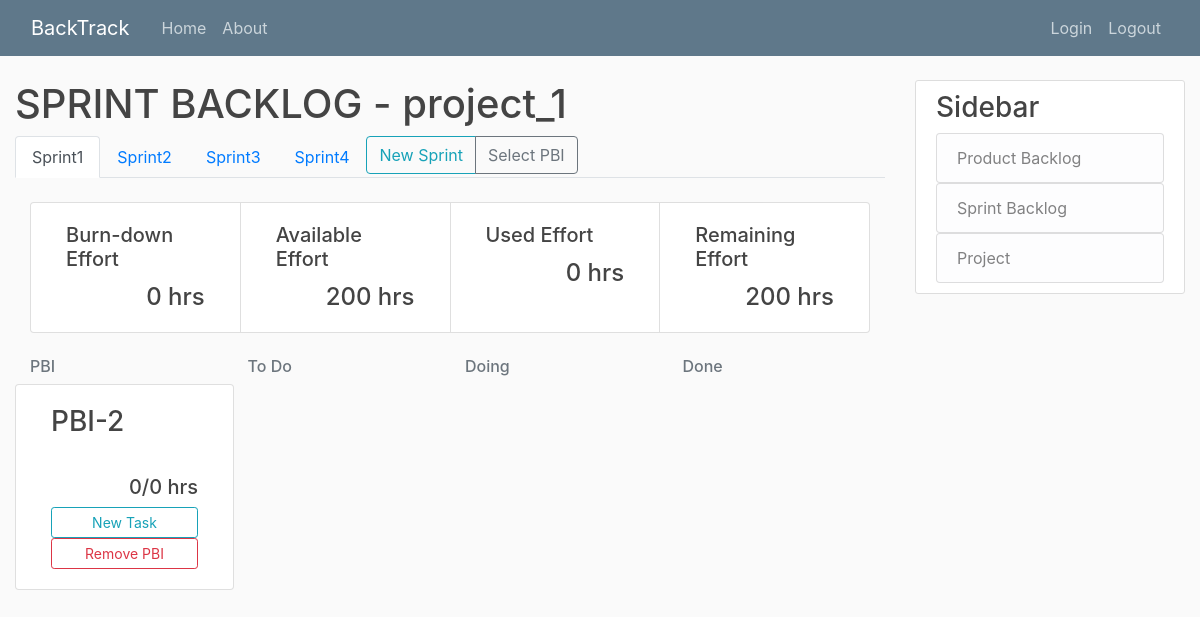
The page /project_1-sprint_21/ on the database as committed earlier.
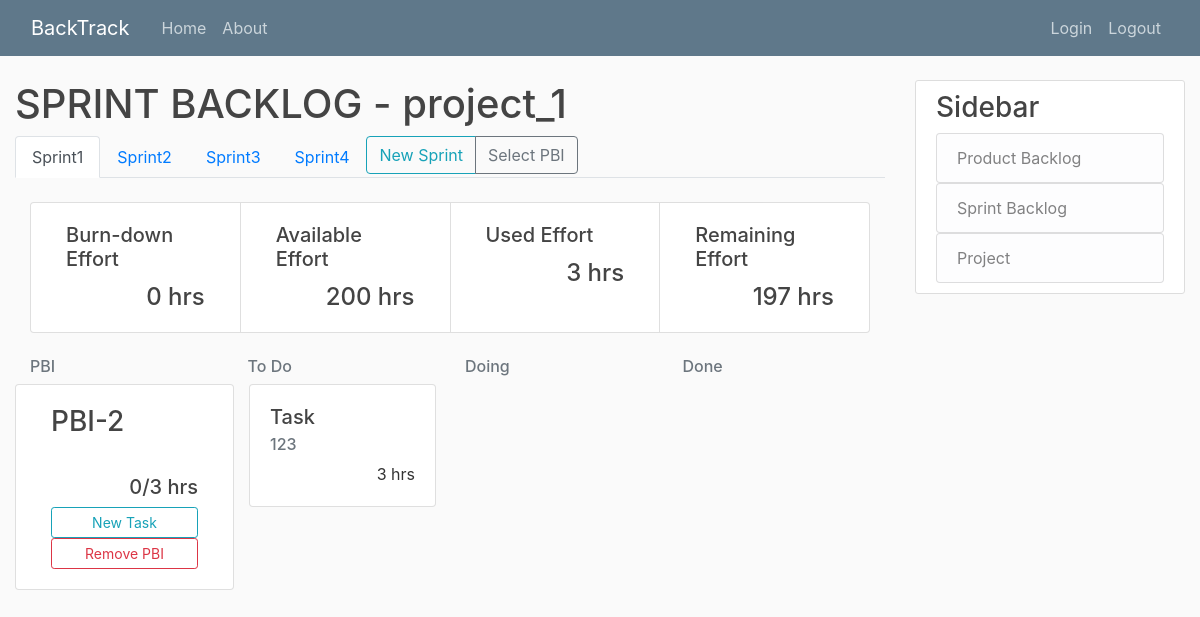
The same page on the database as committed later.
### project/models.py (models this page shows, shortened)
class Project(models.Model):
	title = models.CharField(max_length=20, unique=True)
	details = models.TextField()
	slug = models.SlugField(unique=True, default="")
	duration = models.IntegerField("Sprint Duration(week)", default=2)

### sprintBacklog/models.py (models this page shows, shortened)
class Sprint(models.Model):
	title = models.CharField(max_length=20, default="Sprint")
	available_effort = models.IntegerField()
	start_date = models.DateField(blank=True, null=True, default=date.today())
	details = models.TextField(null=True)
	project = models.ForeignKey(Project, on_delete=models.CASCADE, blank=True, null=True, default=None)
	def save(self, *args, **kwargs):
		number_of_sprint = Sprint.objects.filter(project=self.project).count()
		if Sprint.objects.filter(project=self.project).count() == None:
			number_of_sprint = 1
		else:
			number_of_sprint += 1
		if self not in Sprint.objects.filter(project=self.project):
			self.title = "Sprint" + str(number_of_sprint)
		super().save(*args, **kwargs)

class Task(models.Model):
	title = models.CharField(max_length=20, default="Task")
	status_choice = [
		('To Do', 'To Do'),
		('Doing', 'Doing'),
		('Done', 'Done'),
	]
	status = models.CharField(
		max_length = 5,
		choices = status_choice,
		default ='To Do',
	)
	effort = models.IntegerField("effort(hour)")
	details = models.TextField(null=True)
	sprint = models.ForeignKey(Sprint, on_delete=models.CASCADE, default=None)
	PBI = models.ForeignKey(PBI, on_delete=models.CASCADE, default=None)
	task_owner = models.ForeignKey(User, on_delete=models.SET_NULL, default=None, null=True, blank=True)

### productBacklog/models.py (models this page shows, shortened)
class PBI(models.Model):
	priority = models.IntegerField()
	title = models.CharField(max_length=20)
	status_choice = [
		('To Do', 'To Do'),
		('Doing', 'Doing'),
		('Done', 'Done'),
	]
	status = models.CharField(
		max_length = 5,
		choices = status_choice,
		default = 'To Do',
	)
	ESP = models.IntegerField("estimated story point")
	details = models.TextField()
	project = models.ForeignKey(Project, on_delete=models.CASCADE, blank=True, null=True, default=None)
	sprint = models.ManyToManyField(Sprint) # , blank=True, null=True, default=None)
	def save(self, *args, **kwargs):
		super().save(*args, **kwargs)

### sprintBacklog/views.py (the view)
# urls.py: path('<int:sprint>/', SprintBacklogListView.as_view(), name='sprint-home'),
class SprintBacklogListView(ListView):
	model = Sprint
	template_name = 'sprintBacklog/home.html'
	context_object_name = 'sprint'
	def get_queryset(self):
		queryset = Sprint.objects.filter(project_id=self.project).order_by('pk')
		index = 1
		for s in queryset:
			s.title = "Sprint" + str(index)
			s.save()
			index += 1
		today = date.today()
		for obj in PBI.objects.filter(sprint=self.sprint):
			todo = Task.objects.filter(status='To Do', PBI=obj, sprint=obj.sprint.order_by('start_date').last())
			doing = Task.objects.filter(status='Doing', PBI=obj, sprint=obj.sprint.order_by('start_date').last())
			done = Task.objects.filter(status='Done', PBI=obj, sprint=obj.sprint.order_by('start_date').last())
			if today - obj.sprint.order_by('start_date').last().start_date >= timedelta(weeks=self.project.duration):
				if todo or doing:
					obj.status = 'To Do'
					obj.save()
				elif done and not todo and not doing:
					obj.status = 'Done'
					obj.save()
			else:
				if done and not todo and not doing:
					obj.status = 'Done'
					obj.save()
		return self.sprint
	def dispatch(self, request, *args, **kwargs):
		self.project = get_object_or_404(Project, slug=kwargs['project'])
		self.sprint = Sprint.objects.get(pk=kwargs['sprint'])
		return super().dispatch(request, *args, **kwargs)
	def get_context_data(self, **kwargs):
		context = super().get_context_data(**kwargs)
		context['project'] = self.project
		context['all_sprint'] = Sprint.objects.filter(project=self.project).order_by('pk')
		context['PBI'] = PBI.objects.filter(project=self.project, status='To Do')
		task = []
		total = 0
		completed = 0
		for p in PBI.objects.filter(sprint=self.sprint):
			todo = Task.objects.filter(sprint=self.sprint).filter(status='To Do').filter(PBI=p)
			doing = Task.objects.filter(sprint=self.sprint).filter(status='Doing').filter(PBI=p)
			done = Task.objects.filter(sprint=self.sprint).filter(status='Done').filter(PBI=p)
			todoE = todo.aggregate(Sum('effort')).get('effort__sum') if todo else 0
			doingE = doing.aggregate(Sum('effort')).get('effort__sum') if doing else 0
			doneE = done.aggregate(Sum('effort')).get('effort__sum') if done else 0
			total += doneE + doingE + todoE
			completed += doneE
			tmp = {"pbi": p,
					"todo": todo,
					"doing": doing,
					"done": done,
					"finish": doneE,
					"not_finish": doingE + todoE + doneE
					}
			task.append(tmp)
		stat = {"completed": completed,
				"available": self.sprint.available_effort,
				"used": total,
				"remaining": self.sprint.available_effort - total
				}
		context['stat'] = stat
		context['task'] = task
		return context

### templates/SprintBacklog/home.html (shortened to what this page needs)
{% extends "base.html" %}
{% block content %}
	<h1>SPRINT BACKLOG - {{ project.title }}</h1>
	<ul class="nav nav-tabs" align="right">
		{% for s in all_sprint %}
		<li class="nav-item">
			{% if s.pk == sprint.pk %}
				<a class="nav-link active" href="{% url 'sprintBacklog-detail' project.slug s.pk %}">{{ s.title }}</a>
			{% else %}
				<a class="nav-link" href="{% url 'sprint-home' project.slug s.pk %}">{{ s.title }}</a>
			{% endif %}
		</li>
		{% endfor %}
		<li class="nav-item">
			<div class="btn-group" role="group" aria-label="Basic example">
				<a class="btn btn-outline-info" href="{% url 'sprintBacklog-create' project.slug %}">New Sprint</a>
				<a class="btn btn-outline-secondary" href="{% url 'sprintBacklog-select' project.slug sprint.pk%}">Select PBI</a>
			</div>
		</li>
	</ul>
	<div class="container-fluid">
	<div class="card-group">
		<div class="col-sm card">
			<div class="card-body">
				<h5 class="card-title">Burn-down Effort</h5>
				<h4 class="card-text" style="text-align: right">{{ stat.completed }} hrs</h4>
			</div>
		</div>
		<div class="col-sm card">
			<div class="card-body">
				<h5 class="card-title">Available Effort</h5>
				<h4 class="card-text" style="text-align: right">{{ stat.available }} hrs</h4>
			</div>
		</div>
		<div class="col-sm card">
			<div class="card-body">
				<h5 class="card-title">Used Effort</h5>
				<h4 class="card-text" style="text-align: right">{{ stat.used }} hrs</h4>
			</div>
		</div>
		<div class="col-sm card">
			<div class="card-body">
				<h5 class="card-title">Remaining Effort</h5>
				<h4 class="card-text" style="text-align: right">{{ stat.remaining }} hrs</h4>
			</div>
		</div>
	</div>
	</div>
	<div class="container">
		<div class="row">
			<div class="col-md">
				<h6 class="text-muted">PBI</h6>
			</div>
			<div class="col-md">
				<h6 class="text-muted">To Do</h6>
			</div>
			<div class="col-md">
				<h6 class="text-muted">Doing</h6>
			</div>
			<div class="col-md">
				<h6 class="text-muted">Done</h6>
			</div>
		</div>
	</div>
	{% for t in task %}
	<div class="container">
		<div class="row">
			<div class="col-sm card">
				<div class="card-body d-flex flex-column">
					<a href="{% url 'productBacklog-detail' project.slug t.pbi.pk %}"><h3 class="card-title">{{ t.pbi.title }}</h3></a>
					<h5 class="card-text mt-auto" style="text-align: right">{{ t.finish }}/{{ t.not_finish }} hrs</h5>
					<a href="{% url 'task-create' project.slug sprint.pk t.pbi.pk %}" class="btn btn-outline-info btn-sm mt-auto">New Task</a>
					<a href="{% url 'sprintBacklog-remove' project.slug sprint.pk t.pbi.pk %}" class="btn btn-outline-danger btn-sm mt-auto">Remove PBI</a>
				</div>
			</div>
			<div class="col-md">
			{% for i in t.todo %}
				<div class="card">
					<div class="card-body">
						<a href="{% url 'task-detail' project.slug sprint.pk i.pk %}">
							<h5 class="card-title">{{ i.title }}</h5>
						</a>
						<h6 class="card-subtitle mb-2 text-muted">{{ i.task_owner }}</h6>
						<p class="card-text" style="text-align: right;">{{ i.effort }} hrs</p>
					</div>
				</div class="card">
			{% endfor %}
			</div>
			<div class="col-md">
			</div>
			<div class="col-md">
			</div>
		</div>
	</div>
	{% endfor %}
{% endblock content %}

### templates/base.html (shortened to what this page needs)
{% load static %}
<!DOCTYPE html>
<html>
<head>
	<link rel="stylesheet" href="https://stackpath.bootstrapcdn.com/bootstrap/4.3.1/css/bootstrap.min.css">
    <link rel="stylesheet" type="text/css" href="{% static 'PBI/main.css' %}">
</head>
<body>
	<header class="site-header">
	  <nav class="navbar navbar-expand-md navbar-dark bg-steel fixed-top">
	    <div class="container-fluid">
	      <a class="navbar-brand mr-4" href="{% url 'project-home'%}">BackTrack</a>
	      <div class="collapse navbar-collapse" id="navbarToggle">
	        <div class="navbar-nav mr-auto">
	          <a class="nav-item nav-link" href="{% url 'project-home'%}">Home</a>
	          <a class="nav-item nav-link" href="#">About</a>
	        </div>
	        <div class="navbar-nav">
	          <a class="nav-item nav-link" href="#">Login</a>
	          <a class="nav-item nav-link" href="#">Logout</a>
	        </div>
	      </div>
	    </div>
	  </nav>
	</header>
	<main role="main" class="container-fluid">
	  <div class="row">
	    <div class="col-md-9">
	      {% block content %}{% endblock %}
	    </div>
	    <div class="col-md-3">
	      <div class="content-section">
	        <h3>Sidebar</h3>
	          <ul class="list-group">
	            <a href="{% url 'productBacklog-home' project.slug %}">
	            	<li class="list-group-item list-group-item-light">Product Backlog</li>
	            </a>
	            <a href="{% url 'no-sprint' project.slug %}">
	            	<li class="list-group-item list-group-item-light">Sprint Backlog</li>
	            </a>
	            <a href="{% url 'project-home' %}">
	            	<li class="list-group-item list-group-item-light">Project</li>
	            </a>
	          </ul>
	      </div>
	    </div>
	  </div>
	</main>
</body>
</html>

### productBacklog/static/PBI/main.css (style rules this page uses)
body { background: #fafafa; color: #333333; margin-top: 5rem; }
h1, h2, h3, h4, h5, h6 { color: #444444; }
ul { margin: 0; }
.bg-steel { background-color: #5f788a; }
.site-header .navbar-nav .nav-link { color: #cbd5db; }
.content-section { background: #ffffff; padding: 10px 20px; border: 1px solid #dddddd; border-radius: 3px; margin-bottom: 20px; }

Rows that differ between the two databases and show on the page:
changed PBI "PBI-2": not_finish "0" → "3"
added Task: title "Task", task_owner "123", effort "3"
Other text that changed with them:
{{ stat.used }}: "0" → "3"
{{ stat.remaining }}: "200" → "197"
